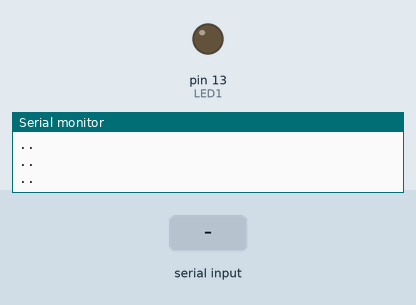
Recording of a sketch running on a simulated Arduino Mega 2560, built with avr-gcc and run on an emulated ATmega2560. Shown: output pins drawn as LEDs (lit = HIGH), the last lines printed to the serial monitor. The inputs (shaded band) are chosen by the test bench.

Above: at 1.2 s.
1.3 s: "on" received over the second serial link
At 3.2 s:
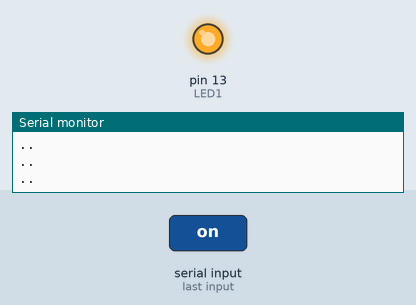
3.8 s: "off" received over the second serial link
At 6.1 s:
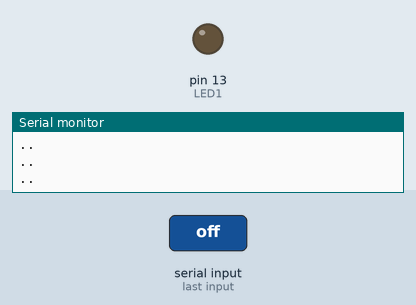
Timing chart, 0 to 7.6 s (numbered marks = the images above; inputs shaded):
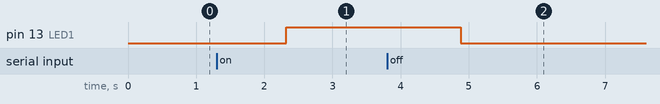

The sketch:

ReceptorItatiaia.ino
```cpp
//Receptor Itatiaia Smples


#include <SoftwareSerial.h>

#define LED1  LED_BUILTIN

SoftwareSerial loraSerial(10, 11); // TX, RX  Arduino mega usar pinos 10, 11.

void setup() {
  pinMode(LED1, OUTPUT);
  Serial.begin(9600);
  loraSerial.begin(9600);
}

void loop() {
  if(loraSerial.available() > 1){
    String input = loraSerial.readString();
    Serial.println("Chegou!");
    Serial.println(input);
    if(input == "on") {
      digitalWrite(LED1, HIGH);
    }
    if(input == "off") {
      digitalWrite(LED1, LOW);
    }
  }
  else
  {
    Serial.println("..");
    delay(200);
  }
  delay(20);
}
```

Measured:
- after the input at 1.3 s, pin 13 (LED1): LOW → HIGH after 1.0 s
- after the input at 3.8 s, pin 13 (LED1): HIGH → LOW after 1.1 s
